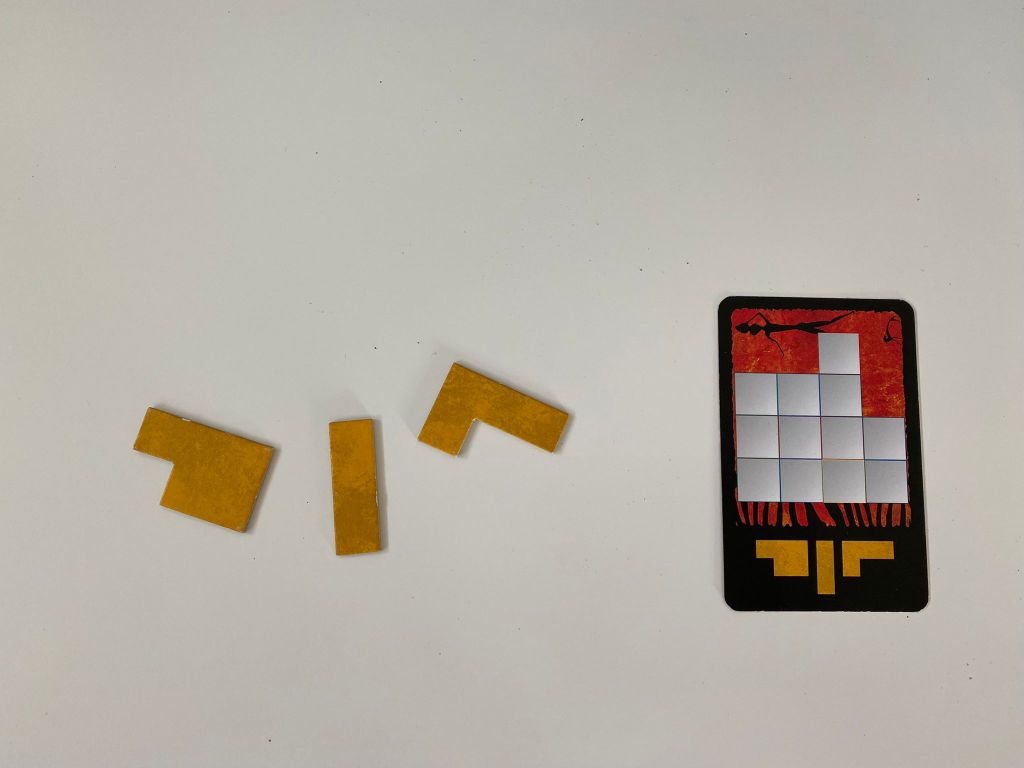
#> input picture data/3 tiles and playing card.jpeg, 2048 x 1536 px (shown at 1/2 size)
$ python -i TileDetector.py   (imports and definitions only)
#> lines starting #> are read from the running program, lines starting #| are printed output that depends on the picture; after the words box and inside, x2 and y2 are one past the last pixel; in counts of white or black regions, pixels touching at a corner belong together
#> further down, picture is the input picture: shape (1536, 2048, 3); mean B, G, R 162.9, 174, 180.4
import cv2
import numpy as np
from Tile import *

class TileDetector:
	def __init__(self, visualize = False):
		self.visualize = visualize

	def dist(self, pt1, pt2):
		return np.sqrt((pt1[0] - pt2[0])**2 + (pt1[1] - pt2[1])**2)

	# [66 lines left out: functions getAngle, removeCards, not called in this run]

		##Konturen werden gezeichnet

	def compute(self, image):
		self.original = image.copy()

		image = self.findAndDrawContours(image)
		image, tileCnts = self.findFinalContours(image)

		cv2.imshow("Tile Detection", image)

		return tileCnts

		##Ausgabe des Bildes mit Konturen

	def findFinalContours(self, image):
		low = (254, 0, 0)
		high = (255, 0, 0)

		mask = cv2.inRange(image, low, high)
		cnts, hierarchy = cv2.findContours(mask, cv2.RETR_TREE, cv2.CHAIN_APPROX_NONE)

		valid_cnts = []

		for cnt in cnts:
			area = cv2.contourArea(cnt)

			arcLength = cv2.arcLength(cnt, True)
			approxCnt = cv2.approxPolyDP(cnt, 0.03 * arcLength, True)

			if area>100:
				if len(approxCnt)>=4:
					cv2.drawContours(image, [approxCnt], -1, 255, 1)
					valid_cnts.append(approxCnt)

					##Teil hat 4 oder mehr approximierte Konturseiten

			##Teil groß genug --> validiert

		return image, valid_cnts

	def findAndDrawContours(self, image):
		gray = cv2.cvtColor(image, cv2.COLOR_BGR2GRAY)
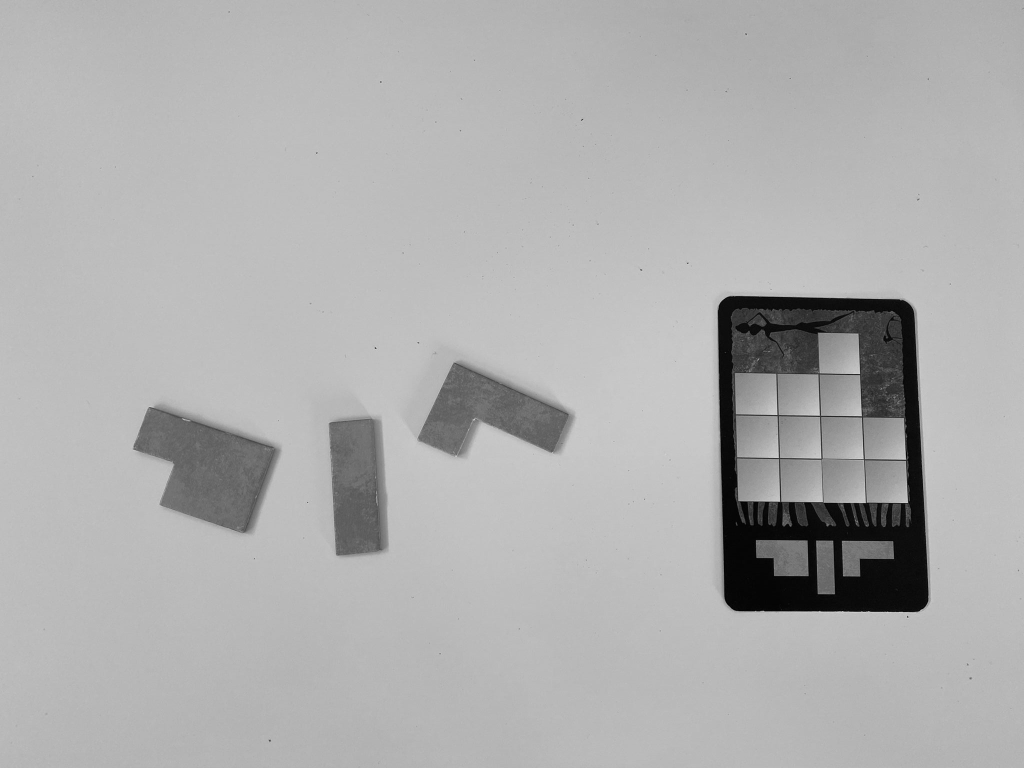
#> gray: shape (1536, 2048) (shown at 1/2 size); min 0, max 244, mean 174.6
		blurred = cv2.GaussianBlur(gray, (7, 7), 0)

		edgeMask = cv2.Canny(blurred, 40, 140)
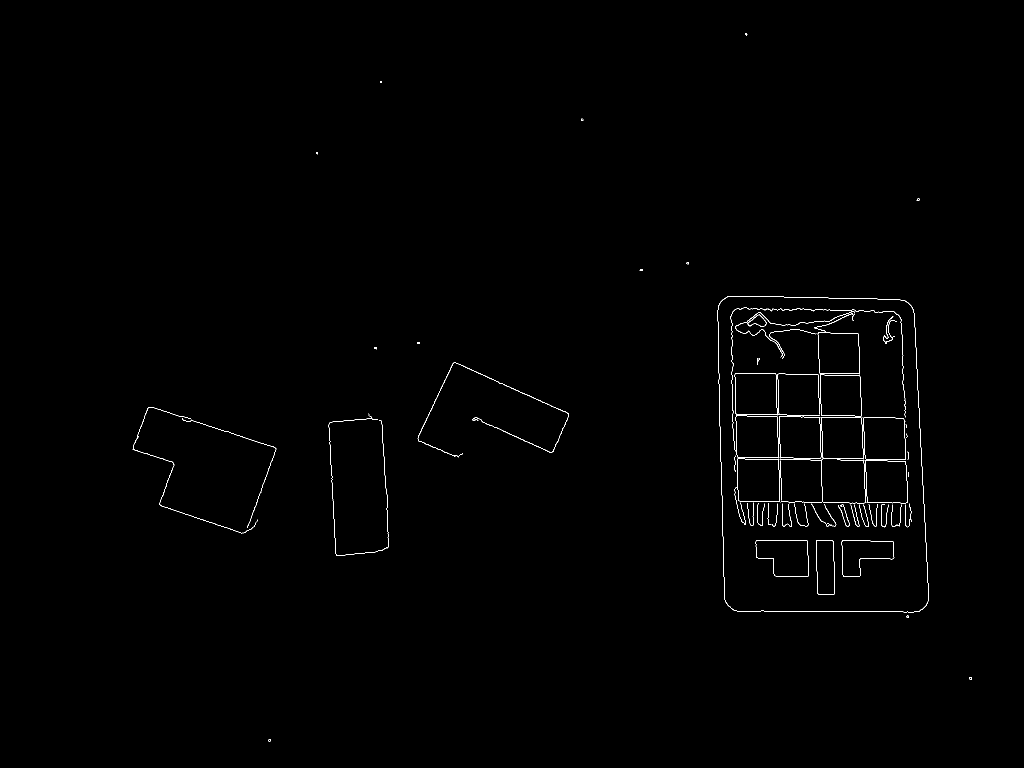
#> edgeMask: shape (1536, 2048) (shown at 1/2 size); 0.42% white in thin lines or dots, all inside (x1, y1, x2, y2) = (265, 66, 1944, 1484)
		# cv2.imshow("Canny", edgeMask)
		edgeMask = cv2.dilate(edgeMask, None, iterations=1)
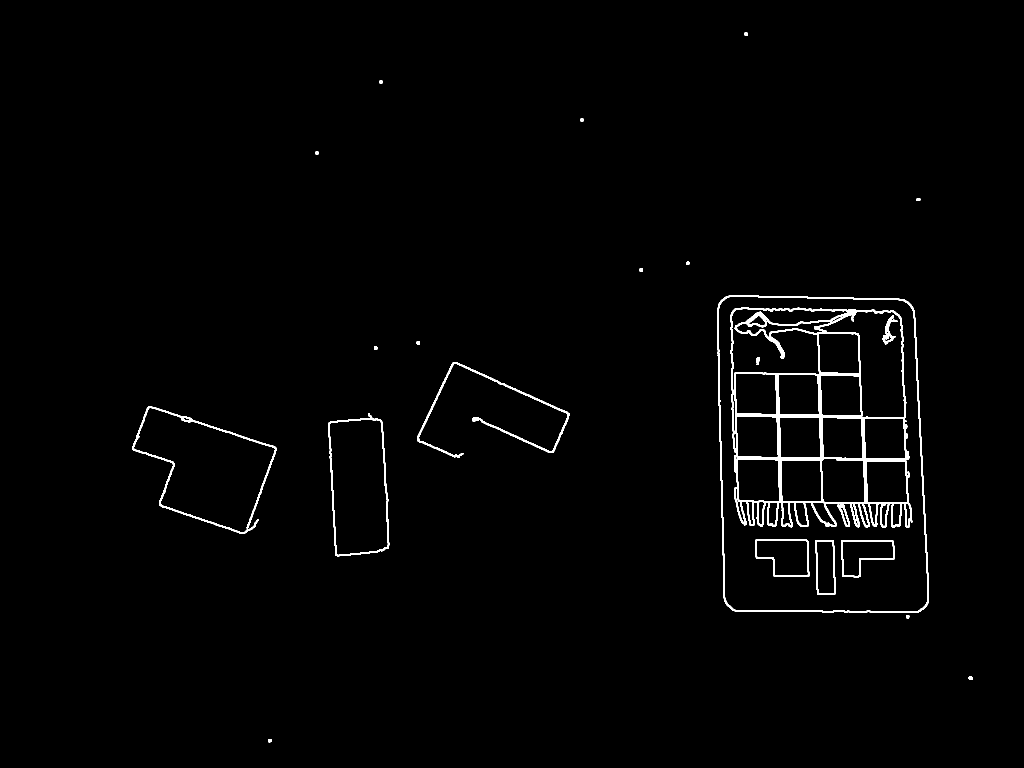
#> edgeMask: shape (1536, 2048) (shown at 1/2 size); 1.3% white; 25 white regions, largest, box (x1, y1, x2, y2) and area: (1460, 614, 1825, 1056) 22545, (1434, 591, 1858, 1226) 6291, (264, 813, 554, 1068) 3396
		edgeMask = cv2.erode(edgeMask, None, iterations=1)

		cnts, hierarchy = cv2.findContours(edgeMask, cv2.RETR_TREE, cv2.CHAIN_APPROX_NONE)
#> cnts = 91 contours, 19 with area under 20; largest, box (x1, y1, x2, y2) and area: (1435, 592, 1857, 1225) 250806, (1435, 592, 1857, 1225) 250740, (1461, 615, 1824, 1055) 115102, (1461, 615, 1701, 901) 20690, (1642, 916, 1731, 1007) 7428
		valid_cnts = []

		##Canny Edge Detector und Dilation und Erosion

		for cnt in cnts:
			area = cv2.contourArea(cnt)

			arcLength = cv2.arcLength(cnt, True)
			approxCnt = cv2.approxPolyDP(cnt, 0.03 * arcLength, True)

			if area>100:
				if len(approxCnt)>=4:
					cv2.drawContours(image, [approxCnt], -1, 255, -1)
					valid_cnts.append(approxCnt)
#> this loop made 91 passes
#> (area, arcLength) on passes 4, 5, 6, 7, 12, 13, 16, 17, 18, 22, 23, 24: (46.5, 1530.2), (213, 1988), (105, 44.97), (286, 1691.4), (4881.5, 348), (4874, 345.5), (6199.5, 349.2), (6192.5, 346), (37, 213.7), (323.5, 187.8), (220.5, 96.18), (115102.5, 4394.1)
#> (area, arcLength, approxCnt) on passes 10, 11, 14, 15, 27, 28: (250805.5, 2040.9, [[1452, 594], [1452, 1206], [1839, 1222], [1824, 614]]), (250740, 2040, [[1453, 594], [1824, 615], [1838, 1222], [1452, 1205]]), (3694.5, 282.7, [[1632, 1081], [1635, 1187], [1668, 1188], [1666, 1082]]), (3691, 281, [[1633, 1081], [1666, 1083], [1668, 1188], [1635, 1186]]), (286.5, 110.2, [[1702, 1006], [1708, 1007], [1717, 1052], [1710, 1046]]), (523, 117.5, [[1738, 1005], [1755, 1006], [1751, 1051], [1744, 1044]])
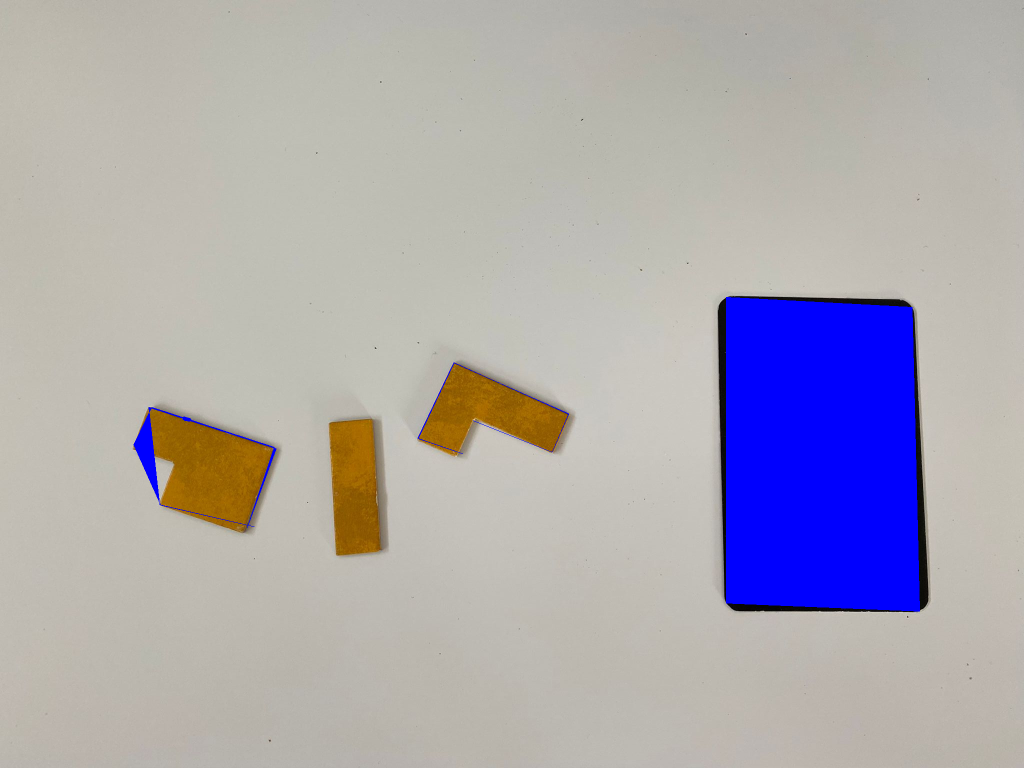
#> image: shape (1536, 2048, 3) (shown at 1/2 size); 7.59% of pixels changed, all inside (x1, y1, x2, y2) = (267, 594, 1840, 1223)
#> after the loop, valid_cnts = 43 contours; largest, box (x1, y1, x2, y2) and area: (1452, 594, 1840, 1223) 231360, (1452, 594, 1839, 1223) 230383, (1470, 618, 1818, 1054) 105030, (1465, 620, 1700, 901) 17808, (1645, 916, 1729, 1007) 7052

		return image

>>> import cv2
>>> picture = cv2.imread('data/3 tiles and playing card.jpeg')
>>> result = TileDetector().compute(picture)
#> in findFinalContours, `mask = cv2.inRange(image, low, high)`:
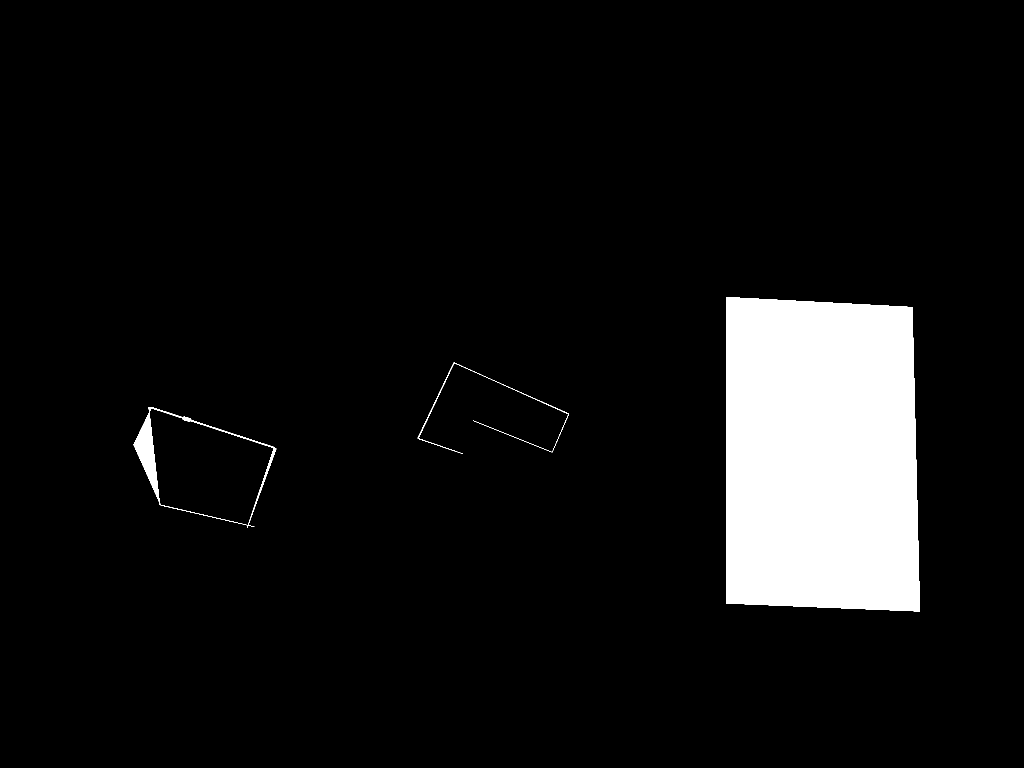
#> mask: shape (1536, 2048) (shown at 1/2 size); 7.6% white; 3 white regions
#> in findFinalContours, `cnts, hierarchy = cv2.findContours(mask, cv2.RETR_TREE, cv2.CHAIN_APPR..`: cnts = 4 contours; box (x1, y1, x2, y2) and area: (1452, 594, 1840, 1223) 231360, (267, 814, 553, 1056) 42647, (298, 816, 548, 1051) 38176, (835, 725, 1138, 908) 334
#> the loop in findFinalContours, `for cnt in cnts:` made 4 passes
#> (area, arcLength) on passes 1, 3: (42647, 929.2), (334, 1655.4)
#> (area, arcLength, approxCnt) on passes 2, 4: (38176, 849.7, [[303, 816], [547, 896], [495, 1050], [320, 1008]]), (231359.5, 2000.1, [[1452, 594], [1452, 1206], [1839, 1222], [1824, 614]])
#> after the loop in findFinalContours, `for cnt in cnts:`: image: shape (1536, 2048, 3); 0.04% of pixels changed, all inside (x1, y1, x2, y2) = (267, 727, 1136, 1053)
#> after the loop in findFinalContours, `for cnt in cnts:`: valid_cnts = 4 contours; box (x1, y1, x2, y2) and area: (1452, 594, 1840, 1223) 231360, (267, 814, 553, 1054) 43420, (303, 816, 548, 1051) 37311, (835, 725, 1138, 908) 452
#> in compute, `image, tileCnts = self.findFinalContours(image)`: tileCnts has the same summary as valid_cnts in findFinalContours
#> result has the same summary as valid_cnts in findFinalContours
